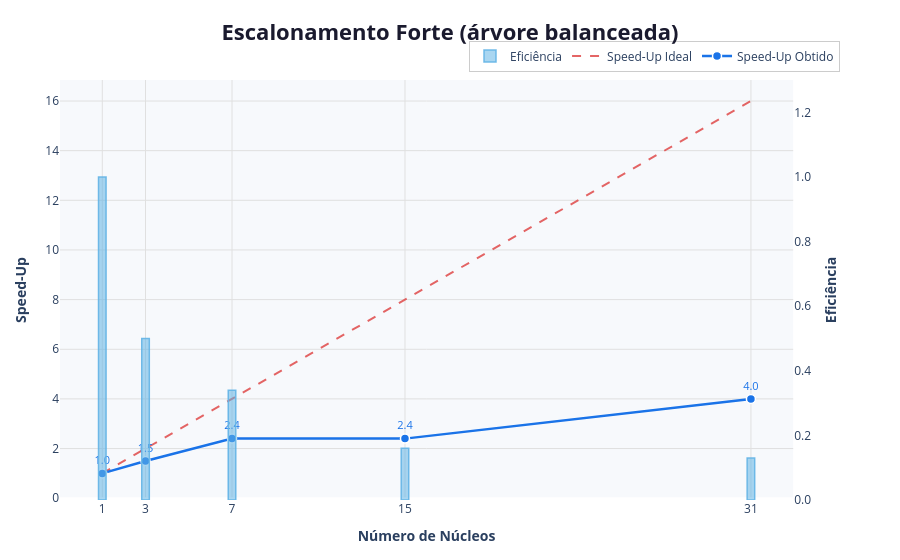

The cell this chart's notebook holds for it:
### Code cell
# ── Dados hardcoded ──────────────────────────────────────────────────────────
nucleos         = [1, 3, 7, 15, 31]
tempoExecucao   = [12, 8, 5, 5, 3]
speedUpIdeal    = [1, 2, 4, 8, 16, 32]

# ── Cálculo do Speed-Up e da Eficiência ──────────────────────────────────────
speedUp    = []
eficiencia = []

tempoBase = tempoExecucao[0]

for i in range(len(nucleos)):
    valorSpeedUp    = tempoBase / tempoExecucao[i]
    valorEficiencia = valorSpeedUp / nucleos[i]
    speedUp.append(round(valorSpeedUp, 2))
    eficiencia.append(round(valorEficiencia, 2))

# ── Figura com eixo y secundário ─────────────────────────────────────────────
fig = make_subplots(specs=[[{"secondary_y": True}]])

# Barras – Eficiência (eixo y secundário)
fig.add_trace(
    go.Bar(
        x           = nucleos,
        y           = eficiencia,
        name        = "Eficiência",
        marker_color= "rgba(99, 180, 230, 0.55)",
        marker_line = dict(color="rgba(99, 180, 230, 0.9)", width=1.5),
        width       = [0.35] * len(nucleos),
    ),
    secondary_y=True,
)

# Linha – Speed-Up Ideal
fig.add_trace(
    go.Scatter(
        x         = nucleos,
        y         = speedUpIdeal,
        mode      = "lines",
        name      = "Speed-Up Ideal",
        line      = dict(color="#E04B4B", width=2, dash="dash"),
        opacity   = 0.85,
    ),
    secondary_y=False,
)

# Linha – Speed-Up Obtido
fig.add_trace(
    go.Scatter(
        x         = nucleos,
        y         = speedUp,
        mode      = "lines+markers+text",
        name      = "Speed-Up Obtido",
        line      = dict(color="#1A73E8", width=2.5),
        marker    = dict(size=9, symbol="circle", color="#1A73E8",
                         line=dict(color="white", width=1.5)),
        text      = speedUp,
        textposition = "top center",
        textfont  = dict(size=11, color="#1A73E8"),
    ),
    secondary_y=False,
)

# ── Layout ───────────────────────────────────────────────────────────────────
fig.update_layout(
    title=dict(
        text      = "<b>Escalonamento Forte (árvore balanceada)</b>",
        font      = dict(size=22, color="#1a1a2e"),
        x         = 0.5,
        xanchor   = "center",
    ),
    plot_bgcolor  = "#f7f9fc",
    paper_bgcolor = "#ffffff",
    legend        = dict(
        orientation = "h",
        yanchor     = "bottom",
        y           = 1.02,
        xanchor     = "right",
        x           = 1,
        bgcolor     = "rgba(255,255,255,0.85)",
        bordercolor = "#cccccc",
        borderwidth = 1,
    ),
    xaxis=dict(
        title     = dict(text="<b>Número de Núcleos</b>", font=dict(size=14)),
        tickmode  = "array",
        tickvals  = nucleos,
        ticktext  = [str(n) for n in nucleos],
        gridcolor = "#e0e0e0",
        showgrid  = True,
    ),
    margin = dict(t=80, b=60, l=60, r=60),
    hovermode = "x unified",
)

# Eixo y primário – Speed-Up
fig.update_yaxes(
    title_text  = "<b>Speed-Up</b>",
    gridcolor   = "#e0e0e0",
    showgrid    = True,
    secondary_y = False,
)

# Eixo y secundário – Eficiência
fig.update_yaxes(
    title_text  = "<b>Eficiência</b>",
    range       = [0, 1.3],
    tickformat  = ".1f",
    showgrid    = False,
    secondary_y = True,
)

fig.show()

# ── Tabela no terminal ───────────────────────────────────────────────────────
cabecalho = (
    f"{'Núcleos':>8} | {'T. Execução (s)':>16} | "
    f"{'Speed-Up':>9} | {'S. Ideal':>9} | {'Eficiência':>11}"
)
separador = "-" * len(cabecalho)

print("\n  ESCALONAMENTO FORTE (árvore balanceada) – Multiplicação de Matrizes (MPI)\n")
print(separador)
print(cabecalho)
print(separador)

for i in range(len(nucleos)):
    linha = (
        f"{nucleos[i]:>8} | "
        f"{tempoExecucao[i]:>16} | "
        f"{speedUp[i]:>9.2f} | "
        f"{speedUpIdeal[i]:>9} | "
        f"{eficiencia[i]:>11.2f}"
    )
    print(linha)

print(separador)

### Figure 1 — Plotly figure (JSON) as saved in the notebook; plotly's stock layout.template omitted (floating-point values rounded to 4 significant figures)
{"data": [{"marker": {"color": "rgba(99, 180, 230, 0.55)", "line": {"color": "rgba(99, 180, 230, 0.9)", "width": 1.5}}, "name": "Eficiência", "type": "bar", "width": [0.35, 0.35, 0.35, 0.35, 0.35], "x": [1, 3, 7, 15, 31], "xaxis": "x", "y": [1, 0.5, 0.34, 0.16, 0.13], "yaxis": "y2"}, {"line": {"color": "#E04B4B", "dash": "dash", "width": 2}, "mode": "lines", "name": "Speed-Up Ideal", "opacity": 0.85, "type": "scatter", "x": [1, 3, 7, 15, 31], "xaxis": "x", "y": [1, 2, 4, 8, 16, 32], "yaxis": "y"}, {"line": {"color": "#1A73E8", "width": 2.5}, "marker": {"color": "#1A73E8", "line": {"color": "white", "width": 1.5}, "size": 9, "symbol": "circle"}, "mode": "lines+markers+text", "name": "Speed-Up Obtido", "text": ["1.0", "1.5", "2.4", "2.4", "4.0"], "textfont": {"color": "#1A73E8", "size": 11}, "textposition": "top center", "type": "scatter", "x": [1, 3, 7, 15, 31], "xaxis": "x", "y": [1, 1.5, 2.4, 2.4, 4], "yaxis": "y"}], "layout": {"hovermode": "x unified", "legend": {"bgcolor": "rgba(255,255,255,0.85)", "bordercolor": "#cccccc", "borderwidth": 1, "orientation": "h", "x": 1, "xanchor": "right", "y": 1.02, "yanchor": "bottom"}, "margin": {"b": 60, "l": 60, "r": 60, "t": 80}, "paper_bgcolor": "#ffffff", "plot_bgcolor": "#f7f9fc", "title": {"font": {"color": "#1a1a2e", "size": 22}, "text": "<b>Escalonamento Forte (árvore balanceada)</b>", "x": 0.5, "xanchor": "center"}, "xaxis": {"anchor": "y", "domain": [0, 0.94], "gridcolor": "#e0e0e0", "showgrid": true, "tickmode": "array", "ticktext": ["1", "3", "7", "15", "31"], "tickvals": [1, 3, 7, 15, 31], "title": {"font": {"size": 14}, "text": "<b>Número de Núcleos</b>"}}, "yaxis": {"anchor": "x", "domain": [0, 1], "gridcolor": "#e0e0e0", "showgrid": true, "title": {"text": "<b>Speed-Up</b>"}}, "yaxis2": {"anchor": "x", "overlaying": "y", "range": [0, 1.3], "showgrid": false, "side": "right", "tickformat": ".1f", "title": {"text": "<b>Eficiência</b>"}}}}
